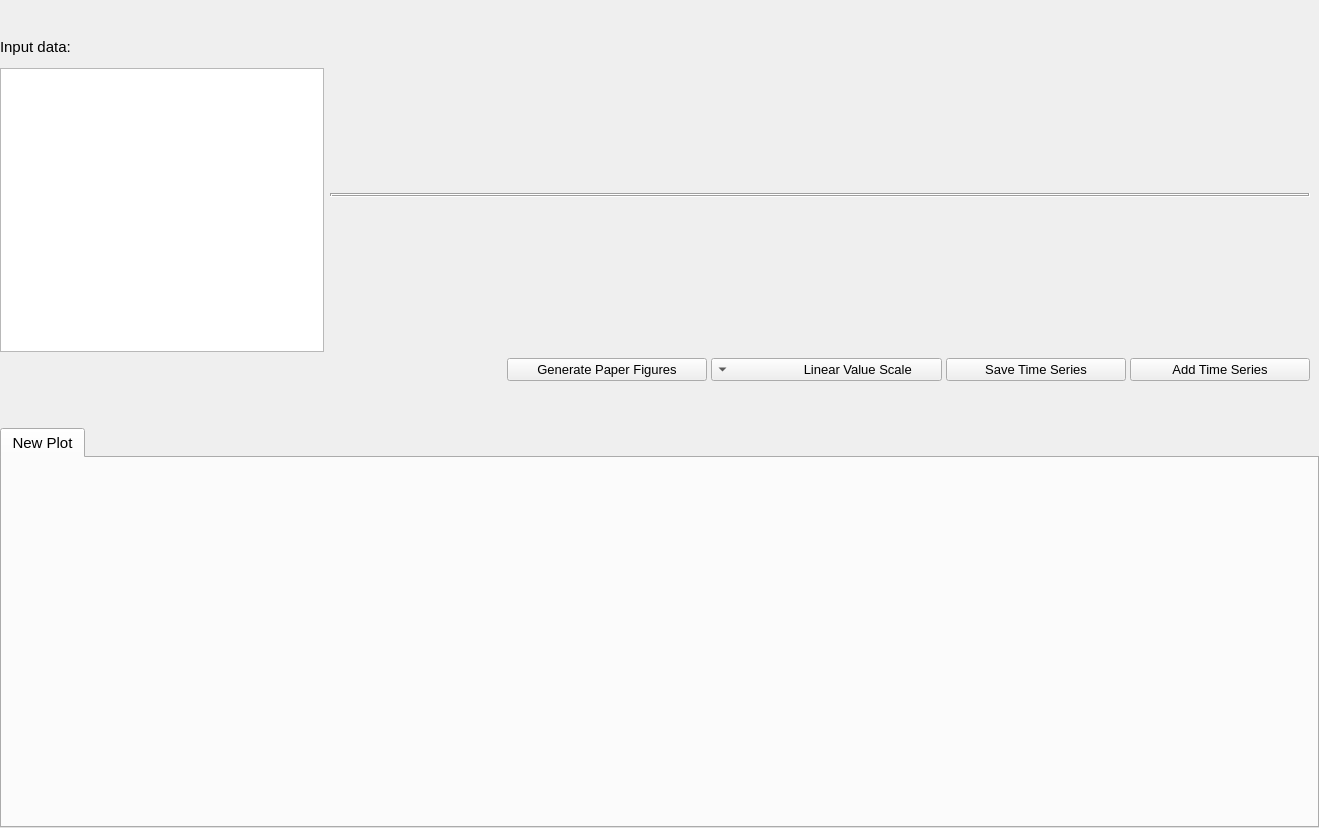
<?xml version="1.0" encoding="UTF-8"?>
<ui version="4.0">
 <class>ProjectTab</class>
 <widget class="QFrame" name="ProjectTab">
  <property name="geometry">
   <rect>
    <x>0</x>
    <y>0</y>
    <width>1319</width>
    <height>828</height>
   </rect>
  </property>
  <property name="font">
   <font>
    <stylestrategy>PreferDefault</stylestrategy>
   </font>
  </property>
  <property name="windowTitle">
   <string>ProjectTab</string>
  </property>
  <property name="frameShape">
   <enum>QFrame::NoFrame</enum>
  </property>
  <property name="frameShadow">
   <enum>QFrame::Plain</enum>
  </property>
  <property name="lineWidth">
   <number>0</number>
  </property>
  <layout class="QGridLayout" name="gridLayout">
   <property name="leftMargin">
    <number>0</number>
   </property>
   <property name="topMargin">
    <number>0</number>
   </property>
   <property name="rightMargin">
    <number>0</number>
   </property>
   <property name="bottomMargin">
    <number>0</number>
   </property>
   <item row="1" column="0">
    <widget class="QTabWidget" name="Plots">
     <property name="sizePolicy">
      <sizepolicy hsizetype="Expanding" vsizetype="MinimumExpanding">
       <horstretch>0</horstretch>
       <verstretch>0</verstretch>
      </sizepolicy>
     </property>
     <property name="maximumSize">
      <size>
       <width>16777215</width>
       <height>400</height>
      </size>
     </property>
     <property name="font">
      <font>
       <pointsize>11</pointsize>
      </font>
     </property>
     <property name="styleSheet">
      <string notr="true">borde-color: black</string>
     </property>
     <property name="currentIndex">
      <number>0</number>
     </property>
     <property name="tabsClosable">
      <bool>false</bool>
     </property>
     <property name="movable">
      <bool>false</bool>
     </property>
     <property name="tabBarAutoHide">
      <bool>false</bool>
     </property>
     <widget class="QWidget" name="NewTab">
      <attribute name="title">
       <string>New Plot</string>
      </attribute>
     </widget>
    </widget>
   </item>
   <item row="0" column="0">
    <widget class="QFrame" name="frame_top">
     <property name="frameShape">
      <enum>QFrame::NoFrame</enum>
     </property>
     <property name="frameShadow">
      <enum>QFrame::Plain</enum>
     </property>
     <property name="lineWidth">
      <number>0</number>
     </property>
     <layout class="QVBoxLayout" name="verticalLayout_2">
      <property name="spacing">
       <number>2</number>
      </property>
      <property name="leftMargin">
       <number>0</number>
      </property>
      <property name="bottomMargin">
       <number>0</number>
      </property>
      <item>
       <widget class="QFrame" name="frame_top1">
        <property name="frameShape">
         <enum>QFrame::NoFrame</enum>
        </property>
        <property name="frameShadow">
         <enum>QFrame::Plain</enum>
        </property>
        <property name="lineWidth">
         <number>0</number>
        </property>
        <layout class="QVBoxLayout" name="verticalLayout_3">
         <property name="leftMargin">
          <number>0</number>
         </property>
         <property name="topMargin">
          <number>20</number>
         </property>
         <property name="rightMargin">
          <number>0</number>
         </property>
         <property name="bottomMargin">
          <number>23</number>
         </property>
         <item>
          <widget class="QFrame" name="frame_2">
           <property name="frameShape">
            <enum>QFrame::NoFrame</enum>
           </property>
           <property name="frameShadow">
            <enum>QFrame::Plain</enum>
           </property>
           <property name="lineWidth">
            <number>0</number>
           </property>
           <layout class="QHBoxLayout" name="horizontalLayout">
            <property name="leftMargin">
             <number>0</number>
            </property>
            <property name="rightMargin">
             <number>0</number>
            </property>
            <property name="bottomMargin">
             <number>0</number>
            </property>
            <item>
             <widget class="QFrame" name="InputData">
              <property name="maximumSize">
               <size>
                <width>324</width>
                <height>16777215</height>
               </size>
              </property>
              <property name="frameShape">
               <enum>QFrame::NoFrame</enum>
              </property>
              <property name="frameShadow">
               <enum>QFrame::Plain</enum>
              </property>
              <property name="lineWidth">
               <number>0</number>
              </property>
              <layout class="QVBoxLayout" name="verticalLayout_5">
               <property name="spacing">
                <number>12</number>
               </property>
               <property name="leftMargin">
                <number>0</number>
               </property>
               <property name="topMargin">
                <number>0</number>
               </property>
               <property name="rightMargin">
                <number>0</number>
               </property>
               <property name="bottomMargin">
                <number>0</number>
               </property>
               <item>
                <widget class="QLabel" name="InputLabel">
                 <property name="maximumSize">
                  <size>
                   <width>280</width>
                   <height>16777215</height>
                  </size>
                 </property>
                 <property name="font">
                  <font>
                   <pointsize>11</pointsize>
                  </font>
                 </property>
                 <property name="lineWidth">
                  <number>0</number>
                 </property>
                 <property name="text">
                  <string>&lt;html&gt;&lt;head/&gt;&lt;body&gt;&lt;p&gt;&lt;span style=&quot; font-weight:600;&quot;&gt;Input data:&lt;/span&gt;&lt;/p&gt;&lt;/body&gt;&lt;/html&gt;</string>
                 </property>
                </widget>
               </item>
               <item>
                <widget class="QTextBrowser" name="InputTextBrowser">
                 <property name="sizePolicy">
                  <sizepolicy hsizetype="MinimumExpanding" vsizetype="MinimumExpanding">
                   <horstretch>0</horstretch>
                   <verstretch>0</verstretch>
                  </sizepolicy>
                 </property>
                 <property name="maximumSize">
                  <size>
                   <width>347</width>
                   <height>16777215</height>
                  </size>
                 </property>
                 <property name="font">
                  <font>
                   <pointsize>11</pointsize>
                   <kerning>false</kerning>
                  </font>
                 </property>
                 <property name="html">
                  <string>&lt;!DOCTYPE HTML PUBLIC &quot;-//W3C//DTD HTML 4.0//EN&quot; &quot;http://www.w3.org/TR/REC-html40/strict.dtd&quot;&gt;
&lt;html&gt;&lt;head&gt;&lt;meta name=&quot;qrichtext&quot; content=&quot;1&quot; /&gt;&lt;style type=&quot;text/css&quot;&gt;
p, li { white-space: pre-wrap; }
&lt;/style&gt;&lt;/head&gt;&lt;body style=&quot; font-family:'MS Shell Dlg 2'; font-size:11pt; font-weight:400; font-style:normal;&quot;&gt;
&lt;p style=&quot;-qt-paragraph-type:empty; margin-top:0px; margin-bottom:0px; margin-left:0px; margin-right:0px; -qt-block-indent:0; text-indent:0px; font-size:7.8pt;&quot;&gt;&lt;br /&gt;&lt;/p&gt;
&lt;p style=&quot;-qt-paragraph-type:empty; margin-top:0px; margin-bottom:0px; margin-left:0px; margin-right:0px; -qt-block-indent:0; text-indent:0px; font-size:10pt;&quot;&gt;&lt;br /&gt;&lt;/p&gt;&lt;/body&gt;&lt;/html&gt;</string>
                 </property>
                </widget>
               </item>
              </layout>
             </widget>
            </item>
            <item>
             <widget class="QFrame" name="FrameTimeSeries">
              <property name="layoutDirection">
               <enum>Qt::LeftToRight</enum>
              </property>
              <property name="frameShape">
               <enum>QFrame::Box</enum>
              </property>
              <property name="frameShadow">
               <enum>QFrame::Sunken</enum>
              </property>
              <property name="class" stdset="0">
               <string>plot</string>
              </property>
              <layout class="QVBoxLayout" name="plot">
               <property name="spacing">
                <number>0</number>
               </property>
               <property name="sizeConstraint">
                <enum>QLayout::SetMaximumSize</enum>
               </property>
               <property name="leftMargin">
                <number>0</number>
               </property>
               <property name="topMargin">
                <number>0</number>
               </property>
               <property name="rightMargin">
                <number>0</number>
               </property>
               <property name="bottomMargin">
                <number>0</number>
               </property>
              </layout>
             </widget>
            </item>
           </layout>
           <zorder>FrameTimeSeries</zorder>
           <zorder>InputData</zorder>
          </widget>
         </item>
         <item>
          <widget class="QFrame" name="FrameAddTimeSeries">
           <property name="maximumSize">
            <size>
             <width>16777215</width>
             <height>53</height>
            </size>
           </property>
           <property name="frameShape">
            <enum>QFrame::NoFrame</enum>
           </property>
           <property name="frameShadow">
            <enum>QFrame::Raised</enum>
           </property>
           <layout class="QHBoxLayout" name="horizontalLayout_4">
            <property name="spacing">
             <number>4</number>
            </property>
            <property name="leftMargin">
             <number>0</number>
            </property>
            <property name="topMargin">
             <number>0</number>
            </property>
            <property name="rightMargin">
             <number>0</number>
            </property>
            <property name="bottomMargin">
             <number>18</number>
            </property>
            <item>
             <widget class="QFrame" name="FrameSpaceHolder">
              <property name="maximumSize">
               <size>
                <width>16777215</width>
                <height>10</height>
               </size>
              </property>
              <property name="frameShape">
               <enum>QFrame::NoFrame</enum>
              </property>
              <property name="frameShadow">
               <enum>QFrame::Raised</enum>
              </property>
              <layout class="QVBoxLayout" name="toolbox">
               <property name="leftMargin">
                <number>0</number>
               </property>
               <property name="topMargin">
                <number>0</number>
               </property>
               <property name="bottomMargin">
                <number>0</number>
               </property>
              </layout>
             </widget>
            </item>
            <item>
             <widget class="QPushButton" name="button_generate_paper_figures">
              <property name="maximumSize">
               <size>
                <width>200</width>
                <height>27</height>
               </size>
              </property>
              <property name="font">
               <font>
                <pointsize>10</pointsize>
               </font>
              </property>
              <property name="text">
               <string>Generate Paper Figures</string>
              </property>
             </widget>
            </item>
            <item>
             <widget class="QComboBox" name="scaling">
              <property name="maximumSize">
               <size>
                <width>231</width>
                <height>25</height>
               </size>
              </property>
              <property name="font">
               <font>
                <pointsize>10</pointsize>
                <weight>50</weight>
                <bold>false</bold>
               </font>
              </property>
              <property name="layoutDirection">
               <enum>Qt::RightToLeft</enum>
              </property>
              <item>
               <property name="text">
                <string>Linear Value Scale       </string>
               </property>
              </item>
              <item>
               <property name="text">
                <string>Logarithmic Value Scale   </string>
               </property>
              </item>
             </widget>
            </item>
            <item>
             <widget class="QPushButton" name="save_button">
              <property name="maximumSize">
               <size>
                <width>180</width>
                <height>27</height>
               </size>
              </property>
              <property name="font">
               <font>
                <pointsize>10</pointsize>
               </font>
              </property>
              <property name="text">
               <string>Save Time Series</string>
              </property>
             </widget>
            </item>
            <item>
             <widget class="QPushButton" name="newTimeSeries">
              <property name="maximumSize">
               <size>
                <width>180</width>
                <height>27</height>
               </size>
              </property>
              <property name="font">
               <font>
                <pointsize>10</pointsize>
               </font>
              </property>
              <property name="text">
               <string>Add Time Series</string>
              </property>
             </widget>
            </item>
           </layout>
          </widget>
         </item>
        </layout>
       </widget>
      </item>
     </layout>
    </widget>
   </item>
  </layout>
 </widget>
 <resources/>
 <connections/>
</ui>
